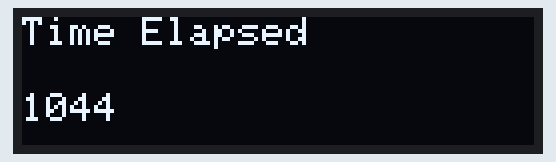
Bench run of a sketch on a simulated Arduino Uno, built with avr-gcc and run on an emulated ATmega328P. Shown: 128×32 one-colour display.

Above: at 1.21 s.
At 6.08 s:
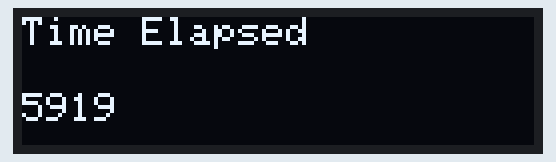
At 10.97 s:
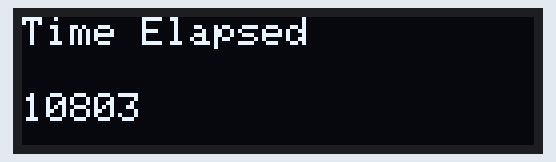
At 20.5 s:
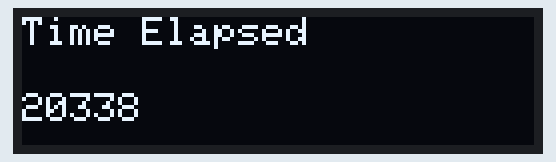
At 30.05 s:
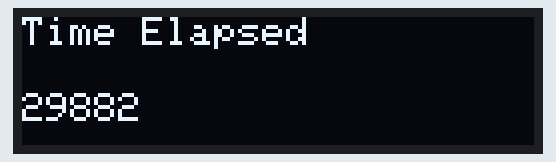
At 39.59 s:
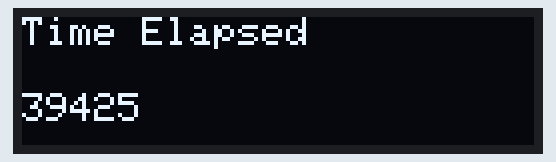

The sketch:

big_oled_screen.ino
```cpp
#include <SPI.h>
#include <Wire.h>

#include <Adafruit_SSD1306.h>

#define OLED_RESET 4
Adafruit_SSD1306 Display(OLED_RESET);

void setup()   {
  Display.begin(SSD1306_SWITCHCAPVCC, 0x3C);  // initialize with the I2C addr 0x3C (for the 128x32)
  Display.clearDisplay();
  Display.display();
  delay (1000);
}


void loop() {
  Display.setTextSize(1.5);
  Display.clearDisplay();
  Display.setTextColor(WHITE);
  Display.setCursor(0, 0);
  Display.println("Time Elapsed");
  Display.setTextColor(WHITE);
  Display.setCursor(0, 19);
  Display.println(millis());
  Display.display();

}
```
